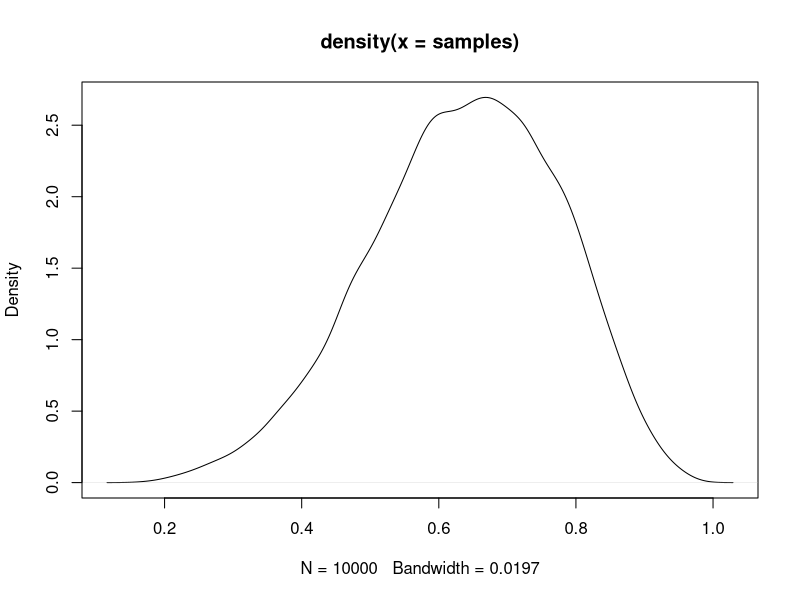
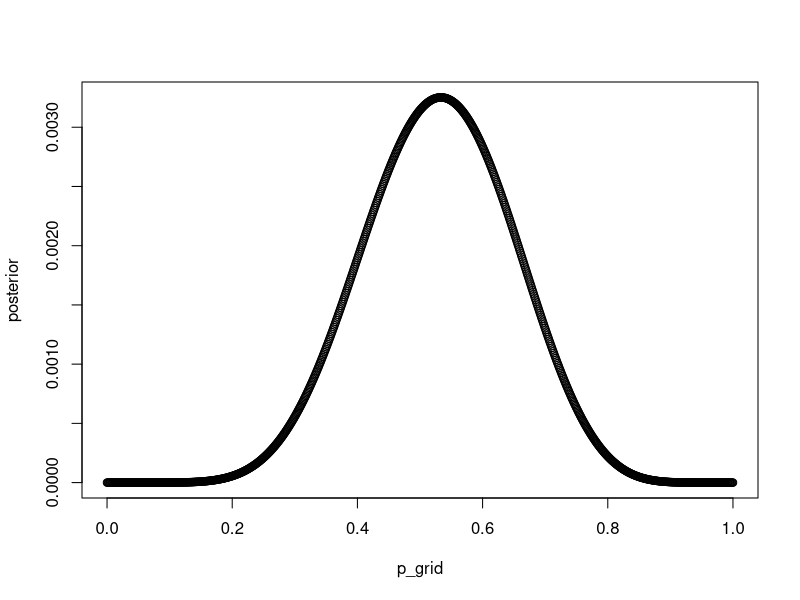
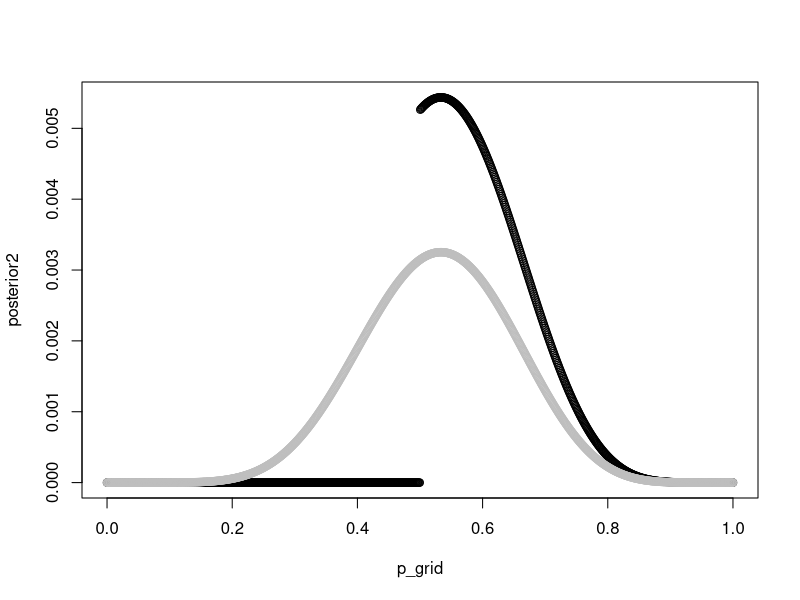

Recreate these plots in R, in order.
## ---- chunk 1
knitr::opts_chunk$set(echo = TRUE)
## ---- chunk 2
p_grid <- seq(from = 0, to = 1, length.out = 1000)
prior_p <- rep(1, 1000)
prob_data <- dbinom(6, 9, p_grid)
posterior <- prior_p*prob_data/sum(prior_p*prob_data)

samples <- sample(p_grid, prob = posterior, size = 1e4, replace = T)

plot(density(samples))


## ---- chunk 3
p_grid <- seq(from = 0, to = 1, length.out = 1000)
prior_p <- rep(1, 1000)
prob_data <- dbinom(8, 15, p_grid)
posterior <- prior_p*prob_data/sum(prior_p*prob_data)

plot(p_grid, posterior)
## ---- chunk 4
prior_p2 <- c(rep(0, 500),rep(1,500))
prob_data2 <- dbinom(8, 15, p_grid)
posterior2 <- prior_p2*prob_data2/sum(prior_p2*prob_data2)

plot(p_grid, posterior2)
points(p_grid, posterior, col = "grey")

# for (i in 1:1000){
#  if (posterior2[i] == max(posterior2)) {
#    print(i)
#    break
#  }
# }

## ---- chunk 5
for (n in seq(1000, 10000, by = 10)){
  prob_data3 <- dbinom(n*0.7, n, p_grid)
  posterior3 <- prior_p*prob_data3/sum(prior_p*prob_data3)
  
  #plot(p_grid, posterior3)
  
  temp1 = 0
  for (i in 1:(n/2)){
    temp1 = temp1 + posterior3[i]
    if (temp1 >= .005){
      print(c(n,i))
      break
    }
  }
  
  temp2 = 0
  for (j in 1:(n/2)){
    temp2 = temp2 + posterior3[1001-j]
    if (temp2 >= .005){
      print(c(n,1001-j))
      break
    }
  }
  
  if((1001-j-i) <= 50){
    message(paste("found it: ",n))
    answer = n
    break
  }
  
}

